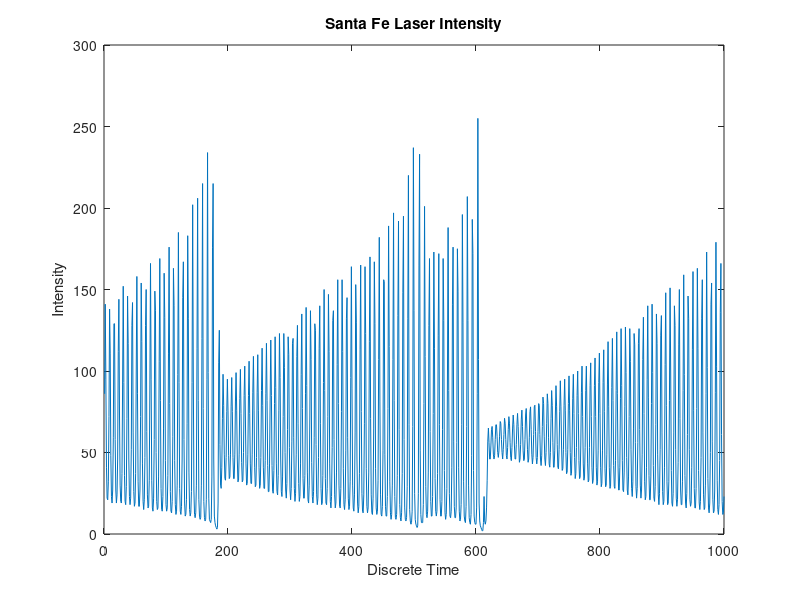

Here is the MATLAB script that generated this plot: (Note: this script raises an error after producing the figure.)
data = load('lasertrain.dat');
data = data.';

figure
plot(data)
xlabel("Discrete Time")
ylabel("Intensity")
title("Santa Fe Laser Intensity")

numTimeStepsTrain = floor(0.9*numel(data));

dataTrain = data(1:numTimeStepsTrain+1);
dataTest = data(numTimeStepsTrain+1:end);

mu = mean(dataTrain);
sig = std(dataTrain);

dataTrainStandardized = (dataTrain - mu) / sig;

XTrain = dataTrainStandardized(5:end-1);
YTrain = dataTrainStandardized(6:end);

numFeatures = 1;
numResponses = 1;
numHiddenUnits = 200;

layers = [ ...
    sequenceInputLayer(numFeatures)
    lstmLayer(numHiddenUnits)
    fullyConnectedLayer(numResponses)
    regressionLayer];

options = trainingOptions('adam', ...
    'MaxEpochs',400, ...
    'GradientThreshold',1, ...
    'InitialLearnRate',0.005, ...
    'LearnRateSchedule','piecewise', ...
    'LearnRateDropPeriod',125, ...
    'LearnRateDropFactor',0.2, ...
    'Verbose',0, ...
    'Plots','training-progress');

net = trainNetwork(XTrain,YTrain,layers,options);

%Predict Update Part

dataTestStandardized = (dataTest - mu) / sig;
XTest = dataTestStandardized(5:end-1);

net = predictAndUpdateState(net,XTrain);
[net,YPred] = predictAndUpdateState(net,YTrain(end));

numTimeStepsTest = numel(XTest);
for i = 2:numTimeStepsTest
    [net,YPred(:,i)] = predictAndUpdateState(net,YPred(:,i-1),'ExecutionEnvironment','cpu');
end

YPred = sig*YPred + mu;

YTest = dataTest(6:end);
rmse = sqrt(mean((YPred-YTest).^2))

figure
plot(dataTrain(1:end-1))
hold on
idx = numTimeStepsTrain:(numTimeStepsTrain+numTimeStepsTest);
plot(idx,[data(numTimeStepsTrain) YPred],'.-')
hold off
xlabel("Discrete Time")
ylabel("Intensity")
title("Forecast")
legend(["Observed" "Forecast"])

figure
subplot(2,1,1)
plot(YTest)
hold on
plot(YPred,'.-')
hold off
legend(["Observed" "Forecast"])
ylabel("")
title("Forecast without update")

subplot(2,1,2)
stem(YPred - YTest)
xlabel("Intensity")
ylabel("Error")
title("RMSE = " + rmse)

net = resetState(net);
net = predictAndUpdateState(net,XTrain);


YPred = [];
numTimeStepsTest = numel(XTest);
for i = 1:numTimeStepsTest
    [net,YPred(:,i)] = predictAndUpdateState(net,XTest(:,i),'ExecutionEnvironment','cpu');
end

YPred = sig*YPred + mu;

rmse = sqrt(mean((YPred-YTest).^2))

figure
subplot(2,1,1)
plot(YTest)
hold on
plot(YPred,'.-')
hold off
legend(["Observed" "Predicted"])
ylabel("")
title("Forecast with Updates")

subplot(2,1,2)
stem(YPred - YTest)
xlabel("Intensity")
ylabel("Error")
title("RMSE = " + rmse)